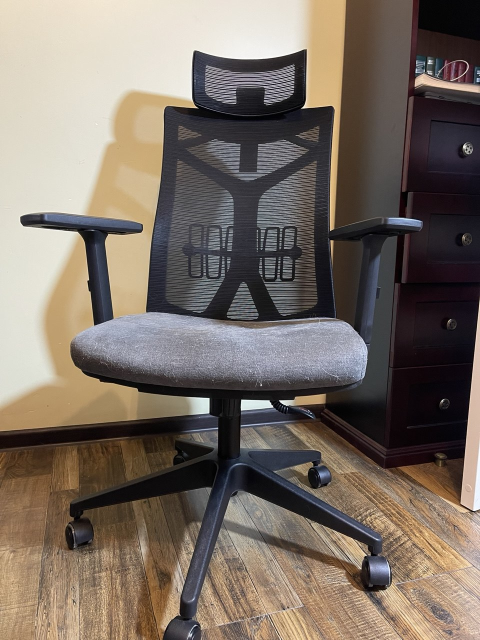
#> input picture cv/підсумковий_контроль/cam_l.jpg, 960 x 1280 px, given in place of input_dzz.png, which was not available (shown at 1/2 size)
$ python main.py
#> lines starting #> are read from the running program, lines starting #| are printed output that depends on the picture; after the words box and inside, x2 and y2 are one past the last pixel; in counts of white or black regions, pixels touching at a corner belong together; pictures that were not available may be replaced by others from this repository, and a replacement may not be noted
import cv2
import numpy as np
import matplotlib.pyplot as plt
import os

# Створення директорії для результатів
output_dir = 'lab4_results'
if not os.path.exists(output_dir):
    os.makedirs(output_dir)

class CVFieldLab:
    def __init__(self, image_path):
        self.image = cv2.imread(image_path)
        if self.image is None:
            raise FileNotFoundError(f"Неможливо завантажити {image_path}")
        self.results = {}

    def run_pipeline(self):
        # 1. Оригінал (Корекція кольору для відображення)
        rgb = cv2.cvtColor(self.image, cv2.COLOR_BGR2RGB)
        self.results['01_original'] = rgb

        # 2. Покращення: Грейскейл + CLAHE (Локальна еквалізація)
        gray = cv2.cvtColor(self.image, cv2.COLOR_BGR2GRAY)
        clahe = cv2.createCLAHE(clipLimit=2.0, tileGridSize=(8,8))
        enhanced = clahe.apply(gray)
        self.results['02_enhanced_hist'] = enhanced

        # 3. Фільтрація: Gaussian Blur (Метод усунення шуму)
        blurred = cv2.GaussianBlur(enhanced, (5, 5), 0)
        self.results['03_filtered'] = blurred

        # 4. Векторизація: Canny Edge Detection
        edges = cv2.Canny(blurred, 30, 120)
        self.results['04_vectorized_edges'] = edges

        # 5. Ідентифікація: Контури та Геометрія
        contours, _ = cv2.findContours(edges, cv2.RETR_EXTERNAL, cv2.CHAIN_APPROX_SIMPLE)
        identified = rgb.copy()

        count = 0
        for cnt in contours:
            area = cv2.contourArea(cnt)
            if area > 1500: # Геометричний фільтр за площею
                epsilon = 0.03 * cv2.arcLength(cnt, True)
                approx = cv2.approxPolyDP(cnt, epsilon, True)

                # Посівні площі (4-6 кутів)
                if 4 <= len(approx) <= 8:
                    cv2.drawContours(identified, [approx], -1, (0, 255, 0), 3)
                    count += 1

        self.results['05_identified_objects'] = identified
        return count

    def save_all(self):
        """Збереження кожного кроку конвеєру як окремий файл"""
        print(f"--- Збереження результатів у папку {output_dir} ---")
        for name, img in self.results.items():
            file_path = os.path.join(output_dir, f"{name}.png")
            # OpenCV використовує BGR, тому для кольорових фото робимо реверс перед записом
            if len(img.shape) == 3:
                save_img = cv2.cvtColor(img, cv2.COLOR_RGB2BGR)
            else:
                save_img = img
            cv2.imwrite(file_path, save_img)
            print(f"Збережено: {file_path}")

    def generate_report_plot(self):
        """Фінальний колаж для звіту"""
        plt.figure(figsize=(20, 10))
        for i, (name, img) in enumerate(self.results.items()):
            plt.subplot(1, 5, i+1)
            plt.imshow(img, cmap='gray' if len(img.shape) == 2 else None)
            plt.title(name.replace('_', ' ').capitalize())
            plt.axis('off')

        report_path = os.path.join(output_dir, "final_comparison_report.png")
        plt.savefig(report_path)
        plt.show()

# --- Запуск ---
def main():
    try:
        lab = CVFieldLab('input_dzz.png')
#> in __init__, self.image is the input picture: shape (1280, 960, 3); mean B, G, R 100.6, 110.5, 121.9
        found = lab.run_pipeline()
#> in run_pipeline, `gray = cv2.cvtColor(self.image, cv2.COLOR_BGR2GRAY)`:
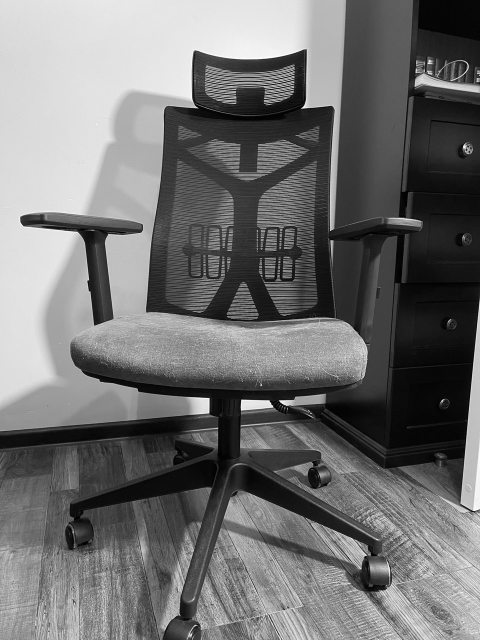
#> gray: shape (1280, 960) (shown at 1/2 size); min 0, max 255, mean 112.8
#> in run_pipeline, `enhanced = clahe.apply(gray)`:
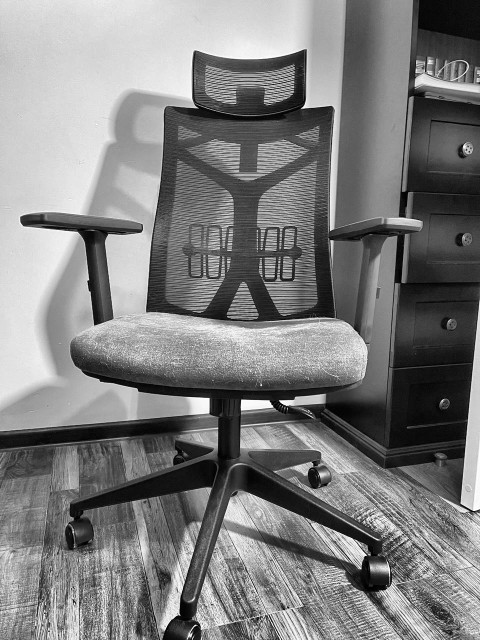
#> enhanced: shape (1280, 960) (shown at 1/2 size); min 0, max 255, mean 126.3
#> in run_pipeline, `edges = cv2.Canny(blurred, 30, 120)`:
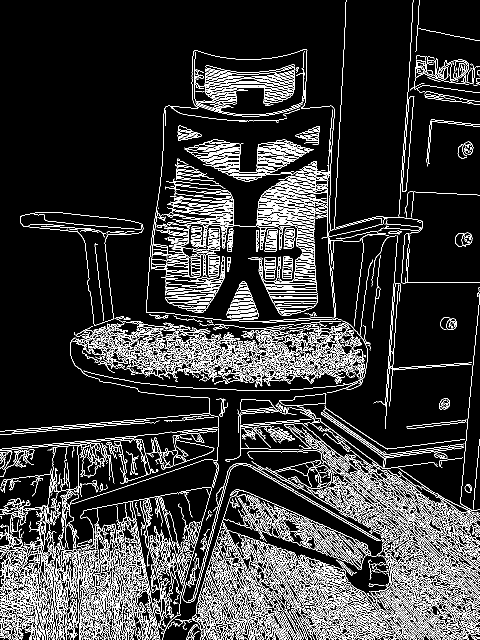
#> edges: shape (1280, 960) (shown at 1/2 size); 12.9% white in thin lines or dots
#> in run_pipeline, `contours, _ = cv2.findContours(edges, cv2.RETR_EXTERNAL, cv2.CHAIN_APP..`: contours = 1653 contours, 1379 with area under 20; largest, box (x1, y1, x2, y2) and area: (40, 424, 287, 651) 14873, (589, 846, 960, 1280) 11926, (502, 1080, 767, 1280) 8771, (496, 379, 653, 632) 8122, (0, 651, 438, 1008) 4692
#> the loop in run_pipeline, `for cnt in contours:` made 1653 passes
#> (area, epsilon, approx) on passes 786, 802, 875, 1103, 1129, 1248, 1282, 1289, 1505, 1568, 1593, 1621: (4095, 198, [[434, 1085], [564, 1279]]), (8771, 212.8, [[514, 1080], [766, 1239]]), (4350, 100.2, [[4, 1049], [32, 1228]]), (2019, 122.8, [[482, 896], [796, 1056]]), (11926, 572.9, [[590, 846]]), (1952.5, 111.1, [[455, 735], [286, 737]]), (3430.5, 110.3, [[606, 660], [429, 768]]), (2106.5, 148.5, [[720, 677], [582, 746]]), (8121.5, 168.2, [[647, 379], [565, 631]]), (3194, 93.39, [[368, 295], [624, 301]]), (1698, 12.27, [[827, 192], [804, 383]]), (4287, 66.82, [[589, 144], [410, 182]])
#> (area, epsilon) on passes 1285, 1452, 1536: (4692, 176.7), (14873, 27.23), (2087, 26.57)
#> after the loop in run_pipeline, `for cnt in contours:`:
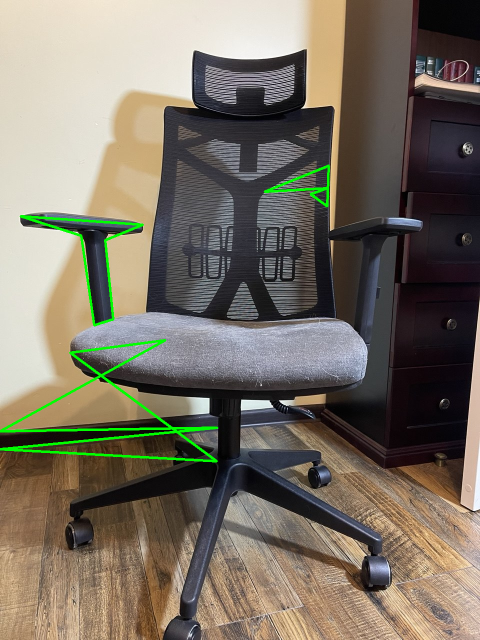
#> identified: shape (1280, 960, 3) (shown at 1/2 size); mean R, G, B 120.6, 112.9, 99.5
#> after the loop in run_pipeline, `for cnt in contours:`: count = 3
#> found = 3
        lab.save_all()
#> the loop in save_all, `for name, img in self.results.items():` made 5 passes
#> name on passes 1 to 5: '01_original', '02_enhanced_hist', '03_filtered', '04_vectorized_edges', '05_identified_objects'
#| Збережено: lab4_results/01_original.png
#| Збережено: lab4_results/02_enhanced_hist.png
#| Збережено: lab4_results/03_filtered.png
#| Збережено: lab4_results/04_vectorized_edges.png
#| Збережено: lab4_results/05_identified_objects.png
        lab.generate_report_plot()
#> the loop in generate_report_plot, `for i, (name, img) in enumerate(self.results.items()):` made 5 passes
        print(f"\nУспішно ідентифіковано {found} посівних площ.")
#| Успішно ідентифіковано 3 посівних площ.
    except Exception as e:
        print(f"Помилка: {e}")

if __name__ == "__main__":
    main()

$ run again, on cv/підсумковий_контроль/cam_r.jpg
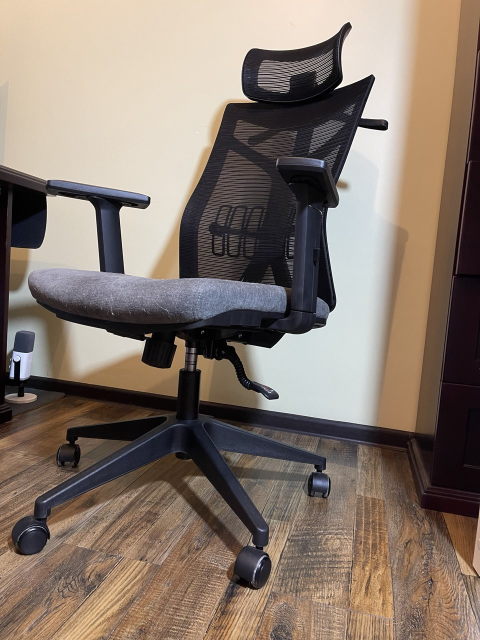
#> input picture cv/підсумковий_контроль/cam_r.jpg, 960 x 1280 px, given in place of input_dzz.png, which was not available (shown at 1/2 size)
#> in __init__, self.image is the input picture: shape (1280, 960, 3); mean B, G, R 109.3, 120.1, 134.3
#> in run_pipeline, `edges = cv2.Canny(blurred, 30, 120)`:
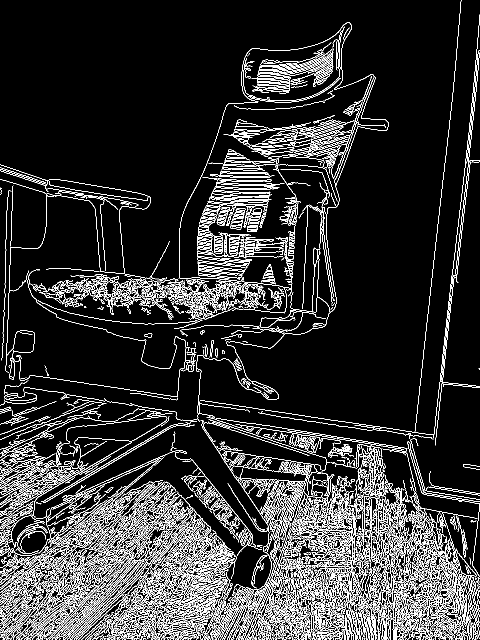
#> edges: shape (1280, 960) (shown at 1/2 size); 12% white in thin lines or dots
#> contours = 1626 contours, 1333 with area under 20; largest, box (x1, y1, x2, y2) and area: (313, 1071, 474, 1280) 8730, (606, 893, 773, 1280) 6917, (102, 970, 339, 1280) 5712, (0, 980, 282, 1226) 4294, (510, 983, 613, 1280) 4051
#> the loop in run_pipeline, `for cnt in contours:` made 1626 passes
#> (area, epsilon, approx) on passes 415, 682, 763, 889, 1034, 1042, 1062, 1099: (2955.5, 154.7, [[203, 1157], [0, 1265]]), (3751, 108.6, [[373, 1108], [152, 1279]]), (8729.5, 179.9, [[435, 1072], [313, 1279]]), (1942.5, 98.61, [[832, 1041], [917, 1238]]), (4051, 103.8, [[605, 983], [510, 1279]]), (4294.5, 135.2, [[281, 981], [0, 1221]]), (5712, 213.7, [[337, 970], [104, 1279]]), (1639.5, 111.4, [[609, 963], [421, 1279]])
#> after the loop in run_pipeline, `for cnt in contours:`:
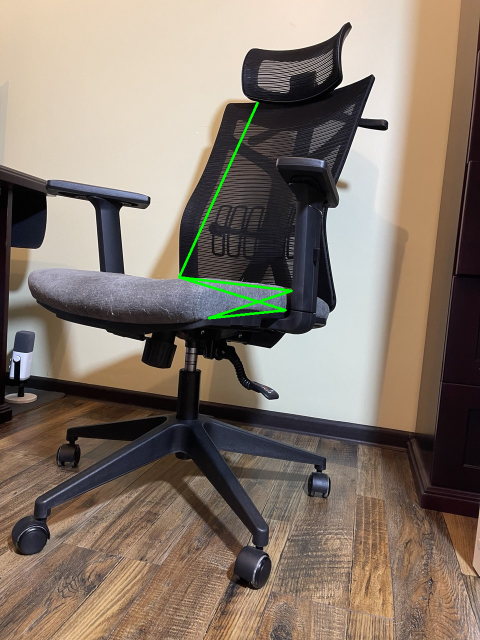
#> identified: shape (1280, 960, 3) (shown at 1/2 size); mean R, G, B 133.9, 120.9, 108.8
#> after the loop in run_pipeline, `for cnt in contours:`: count = 1
#> the loop in save_all, `for name, img in self.results.items():` made 5 passes
#> name on passes 1 to 5: '01_original', '02_enhanced_hist', '03_filtered', '04_vectorized_edges', '05_identified_objects'
#> (printed output is left out)
#> the loop in generate_report_plot, `for i, (name, img) in enumerate(self.results.items()):` made 5 passes
#| Успішно ідентифіковано 1 посівних площ.
